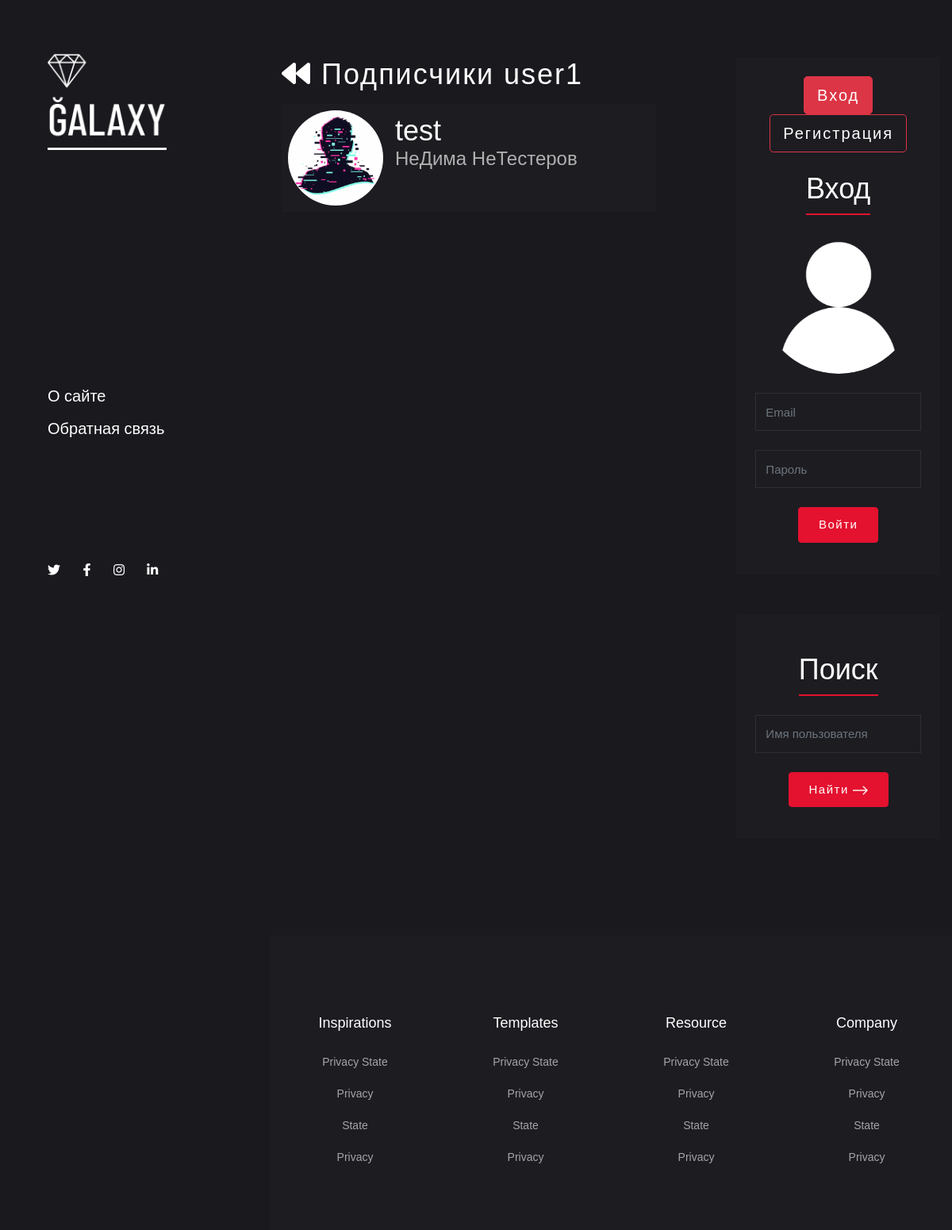
Before: /profile/id2/followers/ with the older database file.
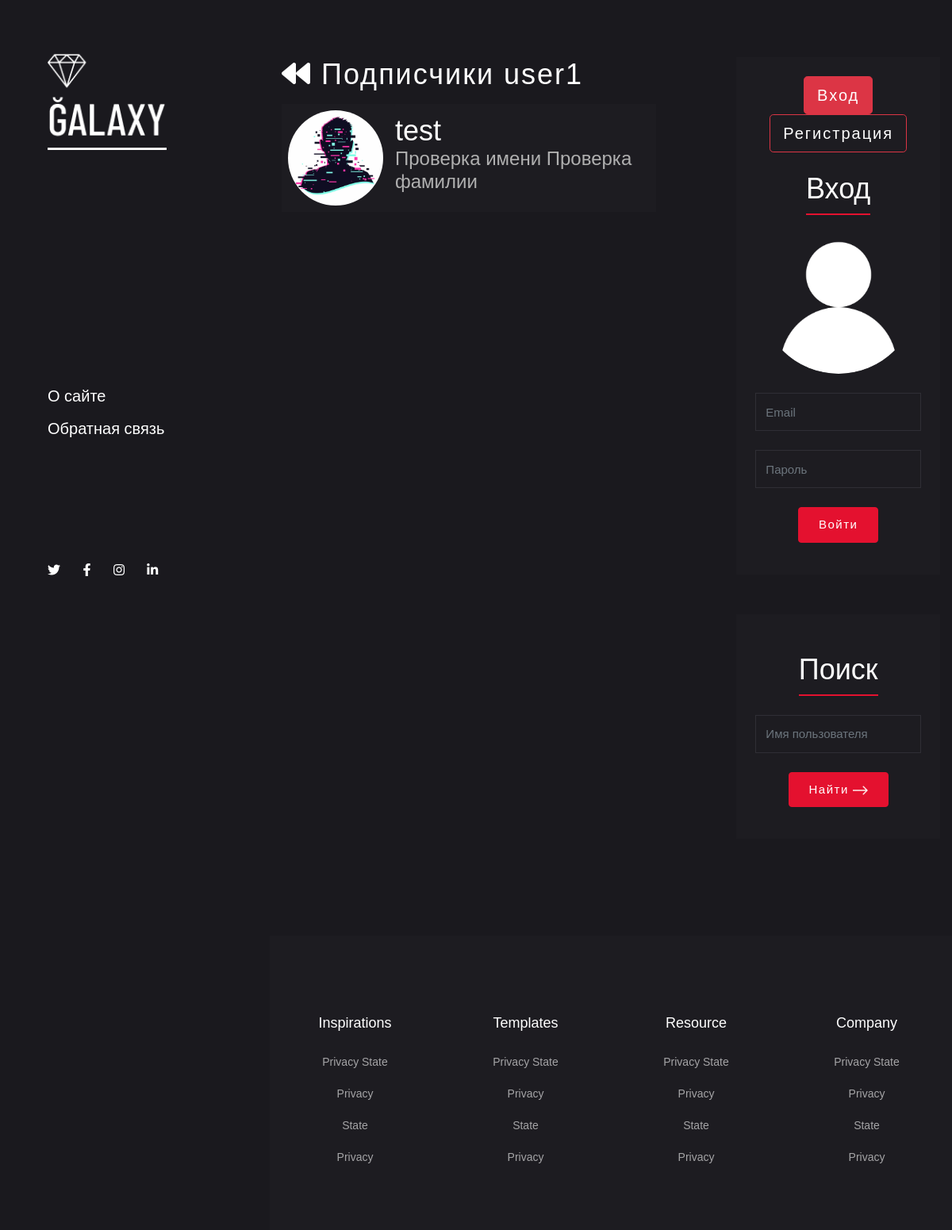
After: the same page with the newer database file.
### follows/models.py (models this page shows)
class Follow(models.Model):
    following = models.ForeignKey(
        settings.AUTH_USER_MODEL, on_delete=models.CASCADE, verbose_name="Подписка на", related_name="followers"
    )
    follower = models.ForeignKey(
        settings.AUTH_USER_MODEL, on_delete=models.CASCADE, verbose_name="Подписчик", related_name="follows"
    )
    time_created = models.DateTimeField(verbose_name="Время создания", auto_now_add=True)
    class Meta:
        unique_together = ("following", "follower",)
        verbose_name = "Подписка"
        verbose_name_plural = "Подписки"

### users/models.py (models this page shows, shortened)
class User(AbstractBaseUser, PermissionsMixin):
    username_validator = UnicodeUsernameValidator()
    email = models.EmailField(
        verbose_name="Адрес эл. почты", unique=True,
        error_messages={"unique": "Пользователь с такой эл. почтой уже существует"},
    )
    username = models.CharField(
        verbose_name="Имя пользователя", unique=True, max_length=50, validators=[username_validator],
        error_messages={"unique": "Пользователь с таким именем уже существует"},
    )
    first_name = models.CharField(verbose_name="Имя", max_length=150, blank=True)
    last_name = models.CharField(verbose_name="Фамилия", max_length=150, blank=True)
    is_staff = models.BooleanField(verbose_name="Сотрудник", default=False)
    is_active = models.BooleanField(verbose_name="Активный", default=True)
    date_joined = models.DateTimeField(verbose_name="Дата регистрации", default=timezone.now)
    objects = UserManager()
    USERNAME_FIELD = "email"
    REQUIRED_FIELDS = ["username", ]
    class Meta:
        verbose_name = "Пользователь"
        verbose_name_plural = "Пользователи"

class Profile(models.Model):
    user = models.OneToOneField(User, on_delete=models.CASCADE)
    photo = models.ImageField(verbose_name="Фото", upload_to="profile_pictures/", blank=True)
    vk = models.CharField(verbose_name="Профиль Вконтакте", max_length=100, blank=True)
    tg = models.CharField(verbose_name="Профиль Telegram", max_length=100, blank=True)
    instagram = models.CharField(verbose_name="Профиль Instagram", max_length=100, blank=True)
    bio = models.TextField(verbose_name="О себе", blank=True)
    class Meta:
        verbose_name = "Профиль"
        verbose_name_plural = "Профили"
        ordering = ("-user__date_joined",)
    def get_absolute_url(self):
        return reverse("profile", kwargs={"profile_id": self.id})

### blog/views.py (the view)
# urls.py: path("profile/id<int:profile_id>/followers/", ProfileFollowersView.as_view(), name="followers"),
class ProfileFollowersView(BaseProfileFollowsView):
    template_name = "blog/followers_list.html"
    def get_queryset(self):
        return self.object.user.followers.select_related("follower__profile")
    def get_context_data(self, **kwargs):
        context = super().get_context_data(**kwargs)
        context["title"] = f"Подписчики {self.object.user.username}"
        return context

### blog/utils.py (called while the page is built)
    def get(self, request, *args, **kwargs):
        self.object = self.get_object(queryset=Profile.objects.select_related("user"))
        return super().get(request, *args, **kwargs)

### users/templatetags/users_tags.py (called while the page is built)
@register.inclusion_tag("users/tags/authentication_tag.html")
def show_forms():
    return {"register_form": forms.UserRegisterForm, "login_form": forms.UserLoginForm}

### templates/blog/followers_list.html (shortened to what this page needs)
{% extends "base.html" %}{% load static %}
{% block content %}
    <h2 class="text-white add-letter-space mb-3">
        <a href="{% url 'profile' profile_id=profile.user.id %}" class="text-white"><i class="fas fa-backward"></i></a>
        {{ title }}
    </h2>
    {% for follow in object_list %}
        <div class="bg-dark p-2 mb-4">
            <div class="d-flex">
                <img class="rounded-circle d-block" width="120px"
                        {% if follow.follower.profile.photo %} src="{{ follow.follower.profile.photo.url }}"
                        {% else %} src="{% static 'users/img/profile-pic.png' %}" {% endif %} alt>
                <div class="mt-1 container-fluid">
                    <div class="d-flex justify-content-between">
                        <h2 class="text-white">
                            <a class="text-white opacity-50-onHover"
                               href="{{ follow.follower.profile.get_absolute_url }}">{{ follow.follower.username }}</a>
                        </h2>
                    </div>
                    {% if follow.follower.first_name and follow.follower.last_name %}
                        <h3>{{ follow.follower.first_name }} {{ follow.follower.last_name }}</h3>
                    {% endif %}
                </div>
            </div>
        </div>
    {% endfor %}
{% endblock %}

Changed rows visible on the page:
changed through a linked row, Follow "test": follower.first_name "НеДима" → "Проверка имени"; follower.last_name "НеТестеров" → "Проверка фамилии"
